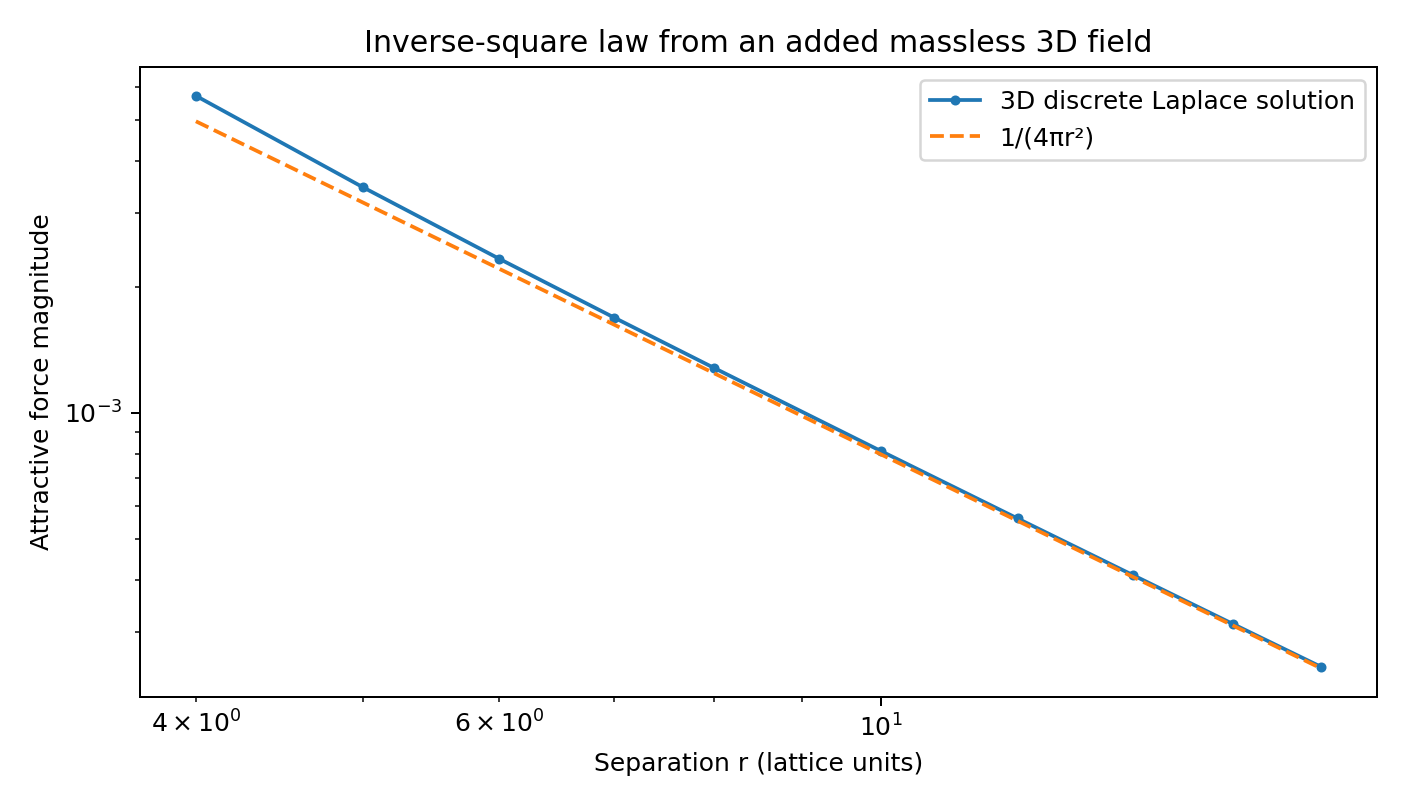

Write the Python code that produced this figure.
#!/usr/bin/env python3
"""A distinct, explicitly extended massless-mode experiment.

This DOES NOT derive gravity from the original delayed-hardening system.
It adds a massless scalar h with quadratic gradient energy and a specified source:
   E[h, rho] = integral (K/2)*|grad h|^2 - g*rho*h
   -K Laplacian(h)=g*rho.
For K=g=1, source delta at grid center, Dirichlet zero boundary,
solve exactly the finite discrete Poisson equation with a type-I DST.
Pair interaction potential is -h(r), attractive force magnitude approximates
1/(4*pi*r^2) on scales distant from the source and boundary.
"""
import csv, json, math
from pathlib import Path
import numpy as np
from scipy.fft import dstn, idstn

HERE=Path(__file__).resolve().parent
N=101  # includes zero-valued Dirichlet boundaries
ni=N-2
center=(N-1)//2
source=np.zeros((ni,ni,ni),dtype=np.float64)
source[ni//2,ni//2,ni//2]=1.
ks=np.arange(1,ni+1)
eigs=2*(1-np.cos(np.pi*ks/(ni+1)))
denominator=eigs[:,None,None]+eigs[None,:,None]+eigs[None,None,:]
hat=dstn(source,type=1,norm='ortho')
solution=idstn(hat/denominator,type=1,norm='ortho')

# Verify discrete -Delta u = source on all interior grid points.
up=np.pad(solution,((1,1),(1,1),(1,1)))
negative_lap=6*up[1:-1,1:-1,1:-1] - (up[2:,1:-1,1:-1]+up[:-2,1:-1,1:-1]
 +up[1:-1,2:,1:-1]+up[1:-1,:-2,1:-1]
 +up[1:-1,1:-1,2:]+up[1:-1,1:-1,:-2])
max_residual=float(np.max(np.abs(negative_lap-source)))

radii=[4,5,6,7,8,10,12,14,16,18]
rows=[]
for r in radii:
    h_plus=float(up[center+r+1,center,center]);h_minus=float(up[center+r-1,center,center])
    h0=float(up[center+r,center,center])
    # F= -d/dr [ -h(r) ] = h'(r), negative (inwards)
    force_mag=(h_minus-h_plus)/2
    expected=1/(4*math.pi*r*r)
    rows.append({'radius_r':r,'potential_h':h0,
                 'inward_force_magnitude':force_mag,
                 'continuum_inverse_square':expected,
                 'ratio_discrete_to_inverse_square':force_mag/expected})
with (HERE/'delayed_aether_3d_poisson.csv').open('w',newline='',encoding='utf-8') as f:
    writer=csv.DictWriter(f,fieldnames=list(rows[0].keys()));writer.writeheader();writer.writerows(rows)
output={'grid_size_with_boundaries':N, 'source_position':center,
        'max_absolute_poisson_residual':max_residual,
        'data':rows,'disclaimer':'Inverse-square force follows from newly assumed 3D massless field; not a derivation from delayed hardening.'}
(HERE/'delayed_aether_3d_poisson.json').write_text(json.dumps(output,indent=2),encoding='utf-8')
print(json.dumps(output,indent=2))

import matplotlib
matplotlib.use('Agg')
import matplotlib.pyplot as plt
fig,ax=plt.subplots(figsize=(7.8,4.5))
ax.loglog(radii,[x['inward_force_magnitude'] for x in rows],'.-',label='3D discrete Laplace solution')
ax.loglog(radii,[x['continuum_inverse_square'] for x in rows],'--',label='1/(4πr²)')
ax.set(xlabel='Separation r (lattice units)',ylabel='Attractive force magnitude',
       title='Inverse-square law from an added massless 3D field')
ax.legend();fig.tight_layout();fig.savefig(HERE/'delayed_aether_3d_poisson.png',dpi=180)
